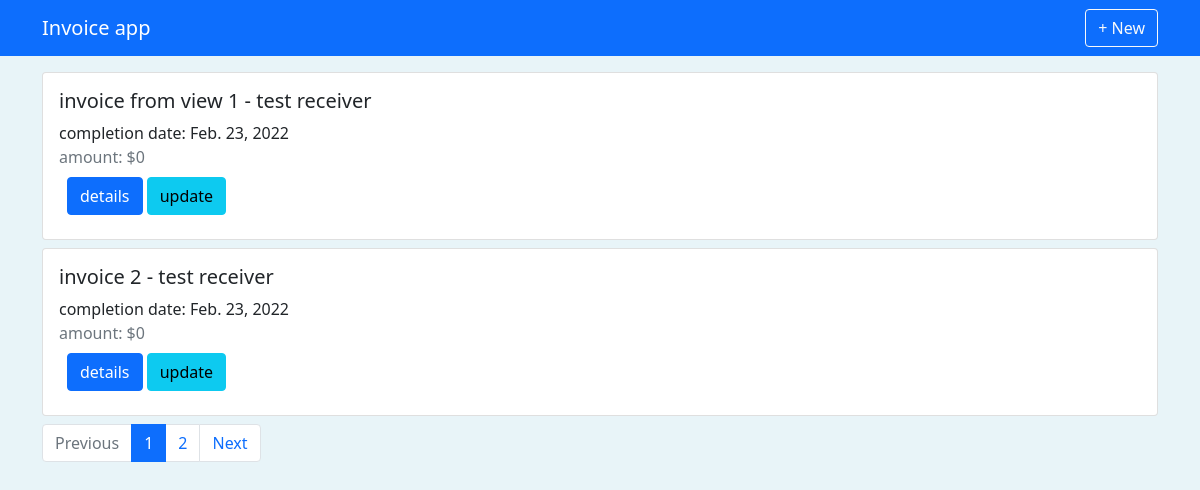
Before: / (signed in) with the older database file.
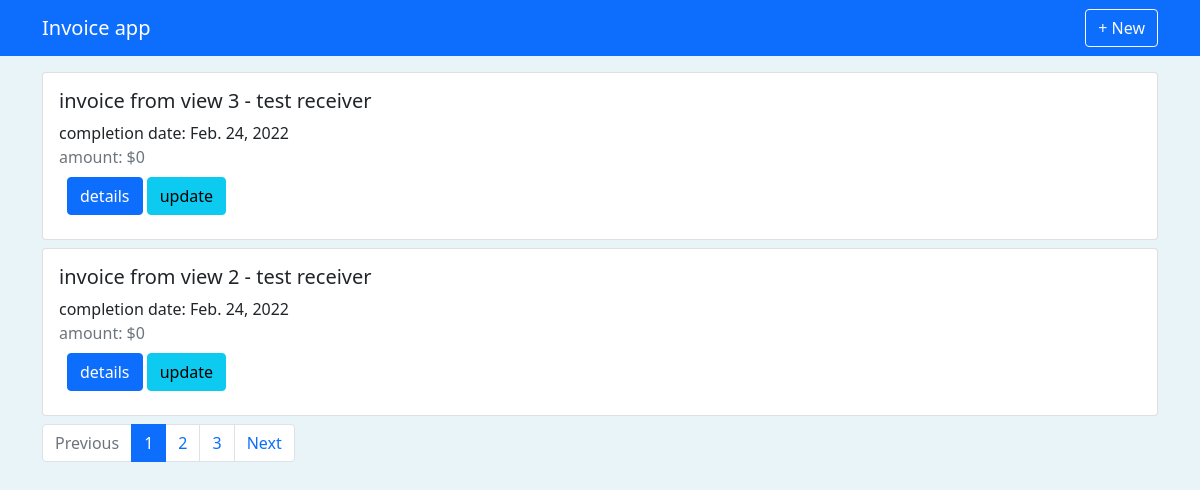
After: the same page with the newer database file.
### invoices/models.py (models this page shows, shortened)
class Invoice(models.Model):
    profile = models.ForeignKey(Profile,on_delete=models.CASCADE)
    receiver = models.ForeignKey(Receiver,on_delete=models.CASCADE)
    number = models.CharField(max_length=150)
    completion_date = models.DateField()
    issue_date = models.DateField()
    payment_date = models.DateField()
    created = models.DateTimeField(auto_now_add=True)
    closed = models.BooleanField(default=False)
    tags = models.ManyToManyField(Tag, blank=True)
    @property
    def tags(self):
        return self.tags.all()
    @property
    def positions(self):
        return self.position_set.all()
    @property
    def total_amount(self):
        total = 0
        qs = self.positions
        for pos in qs:
            total += pos.amount
        return total

### receivers/models.py (models this page shows, shortened)
class Receiver(models.Model):
    name = models.CharField(default = "",max_length=200)
    address = models.TextField()
    website = models.URLField(blank=True)
    created = models.DateTimeField(default=datetime.now)

### invoices/views.py (the view)
# urls.py: path('', InvoiceListView.as_view(),name = 'main'),
class InvoiceListView(ListView):
    model = Invoice
    template_name = "invoices/main.html" # default invoice_list.html
    paginate_by = 2
    context_object_name = 'qs'
    def get_queryset(self):
        profile = get_object_or_404(Profile, user = self.request.user)
        return super().get_queryset().filter(profile=profile).order_by('-created')

### invoices/templates/invoices/main.html (shortened to what this page needs)
{% extends 'base.html' %}
{% block content %}
{% if qs %}
    {% for obj in qs %}
        <div class="card mb-2" style="width:100%">
            <div class = "card-body">
                <h5 class = "card-title">{{obj.number}} - {{obj.receiver.name}}</h5>
                <div class = "card-text">
                    completion date: {{obj.completion_date}}
                </div>
                <div class = "text-muted">
                    amount: ${{obj.total_amount}}
                </div>
                <div class = "m-2">
                    <a href="{% url 'invoices:simple-template' obj.pk %}" class="btn btn-primary"> details </a>
                    <a href="{% url 'invoices:update' obj.pk %}" class="btn btn-info"> update </a>
                </div>
            </div>
        </div>
    {% endfor %}
{% else %}
    <h3> No invoices created . . . </h3>
{% endif %}
{% if is_paginated %}
<nav aria-label="invoice pagination">
    <ul class="pagination">
      <li class="page-item {% if page_obj.has_previous %} {% else %} disabled {% endif %}">
        <a  class="page-link" tabindex="-1" aria-disabled="true">Previous</a>
      </li>
    {% for i in paginator.page_range %}
      <li class="page-item {% if page_obj.number == i %} active {% endif %}">
        <a class="page-link" href="?page={{i}}">{{i}}</a>
    </li>
    {% endfor %}
      <li class="page-item {% if page_obj.has_next %} {% else %} disabled {% endif %}">
        <a {% if page_obj.has_next %}
        href = "?page={{page_obj.next_page_number}}"
        {% endif %} class="page-link">Next</a>
      </li>
    </ul>
  </nav>
{% endif %}
{% endblock content %}

Changed rows visible on the page:
no longer on this page (row unchanged): Invoice: number "invoice from view 1", receiver.name "test receiver", completion_date "Feb. 23, 2022", total_amount "0"
no longer on this page (row unchanged): Invoice: number "invoice 2", receiver.name "test receiver", completion_date "Feb. 23, 2022", total_amount "0"
added Invoice: number "invoice from view 3", receiver.name "test receiver", completion_date "Feb. 24, 2022", total_amount "0"
added Invoice: number "invoice from view 2", receiver.name "test receiver", completion_date "Feb. 24, 2022", total_amount "0"
Other visible differences:
new list line: "3"
